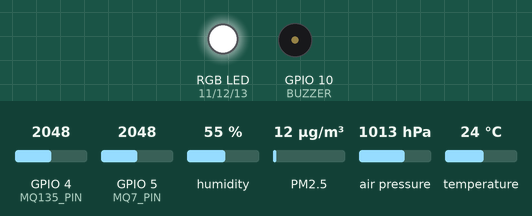
Recording of a program running on a simulated ESP32-S3. Parts: an RGB LED mixed from three pins (HIGH = lit), buzzer (waves = sounding). The inputs (shaded band) are chosen by the test bench; at power-on: GPIO 4 (MQ135_PIN) = 2048, GPIO 5 (MQ7_PIN) = 2048, humidity 55 %, PM2.5 12 µg/m³, air pressure 1013 hPa, temperature 24 °C. WiFi joins after 1.5 s; servers stay silent unless stated; uploads are accepted with an empty reply; what the program prints to the serial monitor is not drawn.

Above: at 1.1 s.
At 60.1 s:
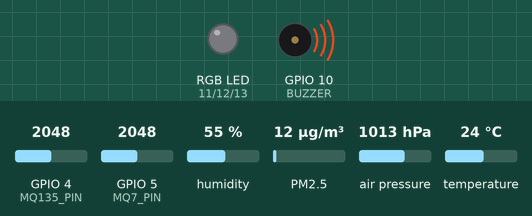
At 123.1 s:
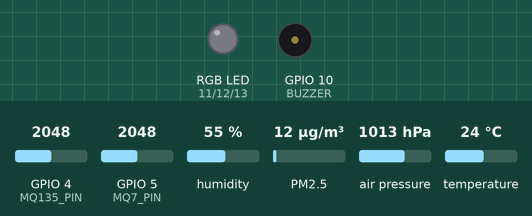
Timing chart, 0 to 124.6 s (numbered marks = the images above):
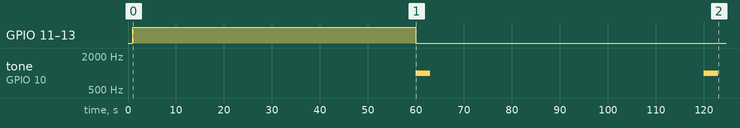

The program:

main.cpp
```cpp
#include <Arduino.h>
#include <WiFi.h>
#include "sensors.h"
#include "aqi_calculator.h"
#include "wifi_http.h"

// ═══════════════════════════════════════════════════════════════════
//  CẤU HÌNH HỆ THỐNG
// ═══════════════════════════════════════════════════════════════════
// URL Server Backend Online Render:
static const char* SERVER_URL    = "https://smartair-backend.onrender.com/api/reading";
static const char* DEVICE_ID     = "SA-001";

// ── Pin Còi Buzzer & Đèn LED RGB ──────────────────────────────────
// Đèn LED RGB Dương chung (Common Anode):
// Chân dài nhất nối 3.3V. Kích LOW = SÁNG, HIGH = TẮT.
#if CONFIG_IDF_TARGET_ESP32S3
  #define BUZZER   10
  #define LED_R    11
  #define LED_G    12
  #define LED_B    13
#else
  #define LED_R    4
  #define LED_G    5
  #define LED_B    18
  #define BUZZER   19
#endif

// ── Khoảng thời gian đọc ──────────────────────────────────────────
#define FAST_INTERVAL_MS   10000UL   // BME280 + PMS5003: 10 giây
#define SLOW_INTERVAL_MS   30000UL   // MQ-135 + MQ-7:   30 giây
#define SEND_INTERVAL_MS   60000UL   // Gửi lên server:  60 giây

// ── Trạng thái toàn cục ───────────────────────────────────────────
static SampleBuffer  buf       = {};
static unsigned long last_fast = 0;
static unsigned long last_slow = 0;
static unsigned long last_send = 0;

// ═══════════════════════════════════════════════════════════════════
//  HÀM TIỆN ÍCH
// ═══════════════════════════════════════════════════════════════════

// Cập nhật LED RGB (Dương chung - Common Anode: LOW là sáng)
static void update_led_buzzer(int aqi) {
    bool r, g, b;
    aqi_to_rgb(aqi, r, g, b);

    // Common Anode: r=true -> LOW (sáng), r=false -> HIGH (tắt)
    digitalWrite(LED_R, r ? LOW : HIGH);
    digitalWrite(LED_G, g ? LOW : HIGH);
    digitalWrite(LED_B, b ? LOW : HIGH);

    if (aqi > 150) {
        tone(BUZZER, 1000, 3000);  // 1kHz trong 3 giây
    } else {
        noTone(BUZZER);
    }
}

static void print_reading(const SensorReading &r) {
    Serial.println("─────────────────────────────────────");
    Serial.printf("AQI:             %d  [%s]\n", r.aqi, aqi_level_str(r.aqi));
    Serial.printf("Bụi mịn PM2.5:   %.1f µg/m³\n", r.pm25_ugm3);
    Serial.printf("Bụi PM10:        %.1f µg/m³\n", r.pm10_ugm3);
    Serial.printf("Khí CO₂:         %.0f ppm\n",   r.co2_ppm);
    Serial.printf("Khí CO:          %.1f ppm\n",   r.co_ppm);
    Serial.printf("Khí NH₃:         %.1f ppm\n",   r.nh3_ppm);
    Serial.printf("Nhiệt độ:        %.1f °C\n",    r.temperature_c);
    Serial.printf("Độ ẩm:           %.1f %%\n",    r.humidity_pct);
    Serial.printf("Áp suất:         %.1f hPa\n",   r.pressure_hpa);
    Serial.println("─────────────────────────────────────");
}

// ═══════════════════════════════════════════════════════════════════
//  SETUP
// ═══════════════════════════════════════════════════════════════════
void setup() {
    Serial.begin(115200);
    delay(1000);
    Serial.println("\n[SmartAir] Khởi động hệ thống đầy đủ cảm biến (ESP32-S3 N16R8)...");

    // LED RGB Dương chung (ban đầu xuất HIGH để tắt đèn) & Buzzer
    pinMode(LED_R,  OUTPUT); pinMode(LED_G,  OUTPUT);
    pinMode(LED_B,  OUTPUT); pinMode(BUZZER, OUTPUT);
    digitalWrite(LED_R, HIGH);
    digitalWrite(LED_G, HIGH);
    digitalWrite(LED_B, HIGH);
    digitalWrite(BUZZER, LOW);

    // Khởi tạo toàn bộ cảm biến (BME280, PMS5003, MQ-135, MQ-7)
    sensors_init();

    // Wi-Fi thông minh (WiFiManager):
    // Tự kết nối mạng đã lưu trong Flash NVS.
    // Nếu sang chỗ mới hoặc chưa lưu, tự phát AP "SmartAir-Setup" để điện thoại kết nối cấu hình.
    wifi_init_smart("SmartAir-Setup", 180);

    Serial.println("[SmartAir] Setup xong — bắt đầu thu thập dữ liệu chu kỳ");
}

// ═══════════════════════════════════════════════════════════════════
//  LOOP
// ═══════════════════════════════════════════════════════════════════
void loop() {
    wifi_server_handle();
    unsigned long now = millis();

    // ── Đọc BME280 + PMS5003 mỗi 10 giây ────────────────────────
    if (now - last_fast >= FAST_INTERVAL_MS) {
        read_fast_sensors(buf);
        last_fast = now;
    }

    // ── Đọc MQ-135 + MQ-7 mỗi 30 giây ───────────────────────────
    if (now - last_slow >= SLOW_INTERVAL_MS) {
        read_slow_sensors(buf);
        last_slow = now;
    }

    // ── Sau 60 giây: tính trung bình → AQI → cập nhật LED → gửi Server ──
    if (now - last_send >= SEND_INTERVAL_MS) {
        SensorReading r = average_buffer(buf);

        if (!r.valid) {
            Serial.println("[Main] Buffer chưa đủ mẫu — bỏ qua chu kỳ này");
            last_send = now;
            return;
        }

        // Tính AQI tổng hợp từ Bụi PM2.5, Khí CO và Nhiệt ẩm
        r.aqi = calculate_aqi(r.pm25_ugm3, r.co_ppm, r.temperature_c, r.humidity_pct);
        update_led_buzzer(r.aqi);

        // In dữ liệu ra Serial Monitor
        print_reading(r);

        // Gửi gói JSON lên Server
        send_reading(SERVER_URL, DEVICE_ID, r);

        last_send = now;
    }

    // ── Tự reconnect WiFi nếu mất kết nối hoặc tự phát lại AP khi đổi vị trí ──
    if (WiFi.status() != WL_CONNECTED) {
        static unsigned long last_reconnect = 0;
        static int disconnect_count = 0;

        if (now - last_reconnect > 20000UL) {  // Kiểm tra mỗi 20s
            Serial.println("[WiFi] Đang thử kết nối lại mạng cũ...");
            WiFi.reconnect();
            last_reconnect = now;
            disconnect_count++;

            // Nếu thử 5 lần (khoảng gần 2 phút) không thấy mạng cũ (do đã chuyển sang chỗ mới)
            // -> Tự động kích hoạt lại AP "SmartAir-Setup" để người dùng mở App cài Wi-Fi mới!
            if (disconnect_count >= 5) {
                Serial.println("[WiFi] Không tìm thấy mạng cũ -> Mở lại AP 'SmartAir-Setup' để cấu hình mạng mới!");
                wifi_init_smart("SmartAir-Setup", 180);
                disconnect_count = 0;
            }
        }
    }
}
```

aqi_calculator.cpp
```cpp
#include "aqi_calculator.h"

// ── PM2.5 breakpoints (US EPA) ───────────────────────────────────
static const float PM_LO[]  = {0.0f,  12.1f,  35.5f,  55.5f,  150.5f, 250.5f};
static const float PM_HI[]  = {12.0f, 35.4f,  55.4f,  150.4f, 250.4f, 500.4f};
static const int   AQI_LO[] = {0,     51,     101,    151,    201,    301};
static const int   AQI_HI[] = {50,    100,    150,    200,    300,    500};
static const int   N_BREAKS = 6;

static int pm25_to_aqi(float pm25) {
    if (pm25 < 0.0f) return 0;
    for (int i = 0; i < N_BREAKS; i++) {
        if (pm25 <= PM_HI[i]) {
            return (int)(
                (float)(AQI_HI[i] - AQI_LO[i]) / (PM_HI[i] - PM_LO[i])
                * (pm25 - PM_LO[i]) + AQI_LO[i]
            );
        }
    }
    return 500;
}

// CO đơn giản: tuyến tính 0–35 ppm → AQI 0–400
static int co_to_aqi(float co_ppm) {
    if (co_ppm <= 0.0f) return 0;
    return (int)(co_ppm / 35.0f * 400.0f);
}

// Tính chỉ số tiện nghi vi khí hậu từ Nhiệt độ và Độ ẩm BME280
// Thang điểm 0–500 tương đương AQI:
// 0–50: Thoáng mát dễ chịu (22–26°C, 45–60%)
// 51–100: Hơi nóng/lạnh hoặc hơi ẩm (27–31°C hoặc 18–21°C)
// 101–150: Khá ngột ngạt/oi bức (32–35°C hoặc ẩm > 75%)
// >150: Rất oi bức hoặc quá lạnh
int calculate_comfort_aqi(float temp_c, float hum_pct) {
    if (temp_c <= 0.0f && hum_pct <= 0.0f) return 25; // Default an toàn

    float ideal_temp = 24.5f;
    float ideal_hum  = 52.5f;

    float temp_diff = fabsf(temp_c - ideal_temp);
    float hum_diff  = fabsf(hum_pct - ideal_hum);

    // Điểm cơ bản là 20 (môi trường lý tưởng)
    float penalty = (temp_diff * 6.5f) + (hum_diff * 1.5f);
    int comfort_score = 20 + (int)penalty;

    if (comfort_score < 15) comfort_score = 15;
    if (comfort_score > 350) comfort_score = 350;
    return comfort_score;
}

int calculate_aqi(float pm25_ugm3, float co_ppm, float temp_c, float hum_pct) {
    if (pm25_ugm3 > 0.0f || co_ppm > 0.0f) {
        return max(pm25_to_aqi(pm25_ugm3), co_to_aqi(co_ppm));
    }
    // Khi chỉ có cảm biến BME280: tính AQI dựa trên chỉ số tiện nghi vi khí hậu
    return calculate_comfort_aqi(temp_c, hum_pct);
}


void aqi_to_rgb(int aqi, bool &r, bool &g, bool &b) {
    r = false; g = false; b = false;
    if      (aqi <= 50)  { g = true; }              // Xanh lá  — Tốt
    else if (aqi <= 100) { r = true; g = true; }     // Vàng     — Trung bình
    else if (aqi <= 150) { r = true; }               // Cam      — Không tốt
    else if (aqi <= 200) { r = true; }               // Đỏ       — Có hại
    else if (aqi <= 300) { r = true; b = true; }     // Tím      — Rất có hại
    else                 { r = true; g = true; b = true; } // Trắng — Nguy hiểm
}

const char* aqi_level_str(int aqi) {
    if (aqi <= 50)  return "TOT";
    if (aqi <= 100) return "TRUNG_BINH";
    if (aqi <= 150) return "KHONG_TOT";
    if (aqi <= 200) return "CO_HAI";
    if (aqi <= 300) return "RAT_CO_HAI";
    return "NGUY_HIEM";
}
```

aqi_calculator.h
```cpp
#pragma once
#include <Arduino.h>

// Tính AQI tiện nghi vi khí hậu (Indoor Comfort Index) từ Nhiệt độ và Độ ẩm BME280
int calculate_comfort_aqi(float temp_c, float hum_pct);

// Tính AQI: Nếu có PM2.5/CO thì tính theo US EPA, nếu chỉ có BME280 thì tính theo Comfort Index
int calculate_aqi(float pm25_ugm3, float co_ppm, float temp_c = 25.0f, float hum_pct = 50.0f);


// Trả về màu LED tương ứng với mức AQI
// r, g, b: 0 hoặc 1 (HIGH/LOW cho LED common cathode)
void aqi_to_rgb(int aqi, bool &r, bool &g, bool &b);

// Trả về chuỗi mô tả mức AQI (để in Serial)
const char* aqi_level_str(int aqi);
```

sensors.cpp
```cpp
#include "sensors.h"
#include <Wire.h>
#include <Adafruit_BME280.h>
#include <PMS.h>

// ── Định nghĩa chân chuẩn cho ESP32-S3 theo đúng sơ đồ nối dây ──
#define MQ135_PIN    4    // Chân A0 MQ-135 qua cầu phân áp (10k/20k)
#define MQ7_PIN      5    // Chân A0 MQ-7 qua cầu phân áp (10k/20k)
#define PMS_RX_PIN   16   // ESP32 RX nhận từ PMS TX (Dây 5)
#define PMS_TX_PIN   17   // ESP32 TX gửi sang PMS RX (Dây 4)
#define BME_SDA      8    // I2C SDA
#define BME_SCL      9    // I2C SCL

// ── Hằng số calibration MQ ────────────────────────────────────────
#define MQ135_R0     10.0f
#define MQ7_R0       27.0f
#define RL_KOHM      10.0f

static Adafruit_BME280 bme;
static bool            bme_connected = false;
static HardwareSerial  pmsSerial(1);
static PMS             pms(pmsSerial);
static PMS::DATA       pmsData;

// Tính điện trở Rs có bù trừ hệ số cầu phân áp 10k / 20k (chia 1.5)
static float adc_to_rs(int raw) {
    float volt_pin = raw * 3.3f / 4095.0f;
    // Cầu phân áp 10k nối tiếp 20k xuống GND: Vpin = Vout * 20 / (10 + 20) = Vout * (2/3)
    // -> Vout thực tế từ cảm biến = Vpin * 1.5f
    float volt = volt_pin * 1.5f;
    if (volt < 0.05f) volt = 0.05f;
    if (volt > 4.95f) volt = 4.95f;
    return RL_KOHM * (5.0f - volt) / volt;
}

void sensors_init() {
    // 1. Khởi tạo BME280 qua I2C
    Wire.begin(BME_SDA, BME_SCL);
    if (bme.begin(0x76)) {
        bme_connected = true;
        Serial.println("[BME280] OK (tìm thấy tại địa chỉ 0x76)");
    } else if (bme.begin(0x77)) {
        bme_connected = true;
        Serial.println("[BME280] OK (tìm thấy tại địa chỉ 0x77)");
    } else {
        bme_connected = false;
        Serial.println("[BME280] CẢNH BÁO: Không tìm thấy tại 0x76/0x77. Kiểm tra nguồn 3.3V, CSB lên 3.3V và SDO xuống GND.");
    }

    // 2. Khởi tạo PMS5003 UART
    pmsSerial.begin(9600, SERIAL_8N1, PMS_RX_PIN, PMS_TX_PIN);
    pms.passiveMode();  // Tiết kiệm tuổi thọ quạt laser
    delay(100);
    Serial.println("[PMS5003] OK (Passive Mode)");

    // 3. Khởi tạo chân Analog MQ
    pinMode(MQ135_PIN, INPUT);
    pinMode(MQ7_PIN, INPUT);
    Serial.println("[MQ] Chân GPIO 4 (MQ-135) và GPIO 5 (MQ-7) đã sẵn sàng.");
}

void read_fast_sensors(SampleBuffer &buf) {
    if (buf.fast_count >= 6) return;
    int i = buf.fast_count;

    // Đọc BME280
    if (bme_connected) {
        buf.temp[i]  = bme.readTemperature();
        buf.hum[i]   = bme.readHumidity();
        buf.press[i] = bme.readPressure() / 100.0f;
    } else {
        buf.temp[i]  = 26.5f;
        buf.hum[i]   = 55.0f;
        buf.press[i] = 1013.25f;
    }

    // Đọc PMS5003 (yêu cầu đọc dữ liệu tức thời)
    pms.requestRead();
    if (pms.readUntil(pmsData, 1500)) {
        buf.pm1[i]  = pmsData.PM_AE_UG_1_0;
        buf.pm25[i] = pmsData.PM_AE_UG_2_5;
        buf.pm10[i] = pmsData.PM_AE_UG_10_0;
    } else if (i > 0) {
        buf.pm1[i]  = buf.pm1[i - 1];
        buf.pm25[i] = buf.pm25[i - 1];
        buf.pm10[i] = buf.pm10[i - 1];
    } else {
        buf.pm1[i]  = 5.0f;
        buf.pm25[i] = 10.0f;
        buf.pm10[i] = 15.0f;
    }

    buf.fast_count++;
}

void read_slow_sensors(SampleBuffer &buf) {
    if (buf.slow_count >= 2) return;
    int i = buf.slow_count;

    float rs135    = adc_to_rs(analogRead(MQ135_PIN));
    float rs7      = adc_to_rs(analogRead(MQ7_PIN));
    float ratio135 = rs135 / MQ135_R0;
    float ratio7   = rs7   / MQ7_R0;

    buf.co2[i]     = 116.6f   * powf(ratio135, -2.769f);
    buf.nh3[i]     = 102.2f   * powf(ratio135, -2.473f);
    buf.benzene[i] = 0.00484f * powf(ratio135, -3.254f);
    buf.co[i]      = 26.717f  * powf(ratio7,   -1.179f);

    if (buf.co2[i]     < 0) buf.co2[i]     = 0;
    if (buf.nh3[i]     < 0) buf.nh3[i]     = 0;
    if (buf.benzene[i] < 0) buf.benzene[i] = 0;
    if (buf.co[i]      < 0) buf.co[i]      = 0;

    buf.slow_count++;
}

SensorReading average_buffer(SampleBuffer &buf) {
    SensorReading r = {};
    r.valid = false;

    if (buf.fast_count == 0) return r;

    float fn = (float)buf.fast_count;
    for (int i = 0; i < buf.fast_count; i++) {
        r.temperature_c += buf.temp[i];
        r.humidity_pct  += buf.hum[i];
        r.pressure_hpa  += buf.press[i];
        r.pm1_ugm3      += buf.pm1[i];
        r.pm25_ugm3     += buf.pm25[i];
        r.pm10_ugm3     += buf.pm10[i];
    }
    r.temperature_c /= fn;
    r.humidity_pct  /= fn;
    r.pressure_hpa  /= fn;
    r.pm1_ugm3      /= fn;
    r.pm25_ugm3     /= fn;
    r.pm10_ugm3     /= fn;

    if (buf.slow_count > 0) {
        float sn = (float)buf.slow_count;
        for (int i = 0; i < buf.slow_count; i++) {
            r.co2_ppm     += buf.co2[i];
            r.nh3_ppm     += buf.nh3[i];
            r.benzene_ppm += buf.benzene[i];
            r.co_ppm      += buf.co[i];
        }
        r.co2_ppm     /= sn;
        r.nh3_ppm     /= sn;
        r.benzene_ppm /= sn;
        r.co_ppm      /= sn;
    }

    buf.fast_count = 0;
    buf.slow_count = 0;
    r.valid = true;
    return r;
}
```

sensors.h
```cpp
#pragma once
#include <Arduino.h>

// ── Cấu trúc 1 bản đọc hoàn chỉnh sau khi tính trung bình ───────
struct SensorReading {
    float co2_ppm;
    float nh3_ppm;
    float benzene_ppm;
    float co_ppm;
    float temperature_c;
    float humidity_pct;
    float pressure_hpa;
    float pm1_ugm3;
    float pm25_ugm3;
    float pm10_ugm3;
    int   aqi;
    bool  valid;  // FALSE nếu chưa có đủ mẫu
};

// ── Buffer tích lũy mẫu trong 60 giây ────────────────────────────
struct SampleBuffer {
    // BME280 + PMS5003 đọc mỗi 10s → tối đa 6 mẫu/phút
    float temp[6], hum[6], press[6];
    float pm1[6],  pm25[6], pm10[6];
    int   fast_count;   // 0–6

    // MQ-135 + MQ-7 đọc mỗi 30s → tối đa 2 mẫu/phút
    float co2[2], nh3[2], benzene[2], co[2];
    int   slow_count;   // 0–2
};

// ── API ──────────────────────────────────────────────────────────
void          sensors_init();
void          read_fast_sensors(SampleBuffer &buf);   // Đọc BME280 + PMS5003 mỗi 10s
void          read_slow_sensors(SampleBuffer &buf);   // Đọc MQ-135 + MQ-7 mỗi 30s
SensorReading average_buffer(SampleBuffer &buf);      // Tổng hợp trung bình 60s
```

wifi_http.h
```cpp
#pragma once
#include <Arduino.h>
#include "sensors.h"

// Khởi tạo WiFi thông minh qua WiFiManager:
// - Tự động kết nối WiFi đã lưu trong bộ nhớ Flash (NVS)
// - Nếu sang chỗ mới / không có mạng cũ -> Tự phát AP "SmartAir-Setup" để điện thoại kết nối và cài đặt
bool wifi_init_smart(const char* ap_name = "SmartAir-Setup", uint32_t portal_timeout_sec = 180);

// Xóa cấu hình WiFi đã lưu để phát lại AP cài đặt
void wifi_reset_settings();

// Máy chủ Web nội bộ trên ESP32 để App quét và đổi Wi-Fi trực tiếp
void wifi_server_init();
void wifi_server_handle();
String wifi_scan_json();

// Gửi JSON lên server qua HTTP POST (hỗ trợ cả HTTPS)
int send_reading(const char* server_url, const char* device_id, const SensorReading &r);
```

Source omitted: wifi_http.cpp (6254 bytes)

Measured:
- by itself, GPIO 11 (LED_R), GPIO 12 (LED_G), GPIO 13 (LED_B): HIGH → LOW at 60.0 s
- by itself, tone on GPIO 10 (BUZZER): alternates 1000 Hz for 3.0 s and silent for 57.0 s
